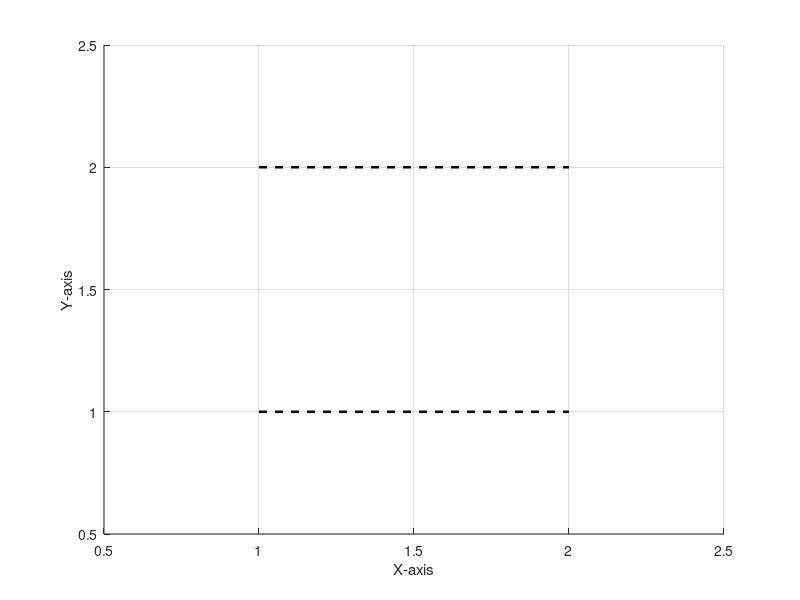

Write MATLAB code to recreate this figure. (Note: this script raises an error after producing the figure.)
% Simple Reinforcement Learning for a Mobile Robot with 3D Movement (Live Movement)

% Environment parameters
numStatesX = 2; % Number of states in the x-axis
numStatesY = 2; % Number of states in the y-axis
numStatesZ = 2; % Number of states in the z-axis
numActions = 6;  % Number of actions (move up, move down, move left, move right, move forward, move backward)

% Q-table initialization
Q = zeros(numStatesX, numStatesY, numStatesZ, numActions);

% Parameters
alpha = 0.1;    % Learning rate
gamma = 0.9;    % Discount factor
epsilon = 0.1;  % Exploration-exploitation trade-off

% Training episodes
numEpisodes = 100;

% Plotting setup
figure;
axis([0.5 numStatesX+0.5 0.5 numStatesY+0.5 0.5 numStatesZ+0.5]);
xlabel('X-axis');
ylabel('Y-axis');
zlabel('Z-axis');
grid on;
hold on;

% Plot the boundaries of the cube
plot3([1 1 1 1 1; numStatesX numStatesX numStatesX numStatesX numStatesX], ...
      [1 numStatesY numStatesY 1 1; 1 numStatesY numStatesY 1 1], ...
      [1 1 numStatesZ numStatesZ 1; 1 1 numStatesZ numStatesZ 1], 'k--', 'LineWidth', 1.5);

for episode = 1:numEpisodes
    % Initialize the state (x, y, z)
    stateX = randi(numStatesX);
    stateY = randi(numStatesY);
    stateZ = randi(numStatesZ);
    
    % Choose action using epsilon-greedy policy
    if rand() < epsilon
        action = randi([1, numActions]); % Exploration
    else
        [~, action] = max(Q(stateX, stateY, stateZ, 1:numActions)); % Exploitation
    end
    
    % Take the chosen action and observe the new state
    [nextStateX, nextStateY, nextStateZ] = updateState(stateX, stateY, stateZ, action, numStatesX, numStatesY, numStatesZ);
    
    % Calculate reward (e.g., positive for staying within the cube)
    reward = calculateReward(nextStateX, nextStateY, nextStateZ, numStatesX, numStatesY, numStatesZ);
    
    % Update Q-value using the Q-learning update rule
    Q(stateX, stateY, stateZ, action) = Q(stateX, stateY, stateZ, action) + alpha * (reward + gamma * max(Q(nextStateX, nextStateY, nextStateZ, 1:numActions)) - Q(stateX, stateY, stateZ, action));
    
    % Move to the next state
    stateX = nextStateX;
    stateY = nextStateY;
    stateZ = nextStateZ;
    
    % Plot the current state of the robot
    plot3(stateX, stateY, stateZ, 'bo', 'MarkerSize', 10, 'MarkerFaceColor', 'b');
    title(['3D Movement of the Mobile Robot - Episode ', num2str(episode)]);
    drawnow;
    pause(0.1); % Adjust the pause duration as needed
end

% Testing the learned policy for live movement within the cube
currentStateX = randi(numStatesX);
currentStateY = randi(numStatesY);
currentStateZ = randi(numStatesZ);

for step = 1:20
    [~, action] = max(Q(currentStateX, currentStateY, currentStateZ, 1:numActions));
    [currentStateX, currentStateY, currentStateZ] = updateState(currentStateX, currentStateY, currentStateZ, action, numStatesX, numStatesY, numStatesZ);
    
    % Ensure the robot stays within the cube boundaries
    currentStateX = max(1, min(numStatesX, currentStateX));
    currentStateY = max(1, min(numStatesY, currentStateY));
    currentStateZ = max(1, min(numStatesZ, currentStateZ));
    
    % Plot the current state of the robot
    plot3(currentStateX, currentStateY, currentStateZ, 'ro', 'MarkerSize', 10, 'MarkerFaceColor', 'r');
    title(['3D Movement of the Mobile Robot - Step ', num2str(step)]);
    drawnow;
    pause(0.5); % Adjust the pause duration as needed
end

function [nextStateX, nextStateY, nextStateZ] = updateState(stateX, stateY, stateZ, action, numStatesX, numStatesY, numStatesZ)
    % Function to update the state based on the chosen action
    % Assuming a simple grid movement for demonstration purposes
    % 1: up, 2: down, 3: left, 4: right, 5: forward, 6: backward
    nextStateX = stateX;
    nextStateY = stateY;
    nextStateZ = stateZ;

    if action == 1 % move up
        nextStateY = min(numStatesY, stateY + 1);
    elseif action == 2 % move down
        nextStateY = max(1, stateY - 1);
    elseif action == 3 % move left
        nextStateX = max(1, stateX - 1);
    elseif action == 4 % move right
        nextStateX = min(numStatesX, stateX + 1);
    elseif action == 5 % move forward
        nextStateZ = min(numStatesZ, stateZ + 1);
    elseif action == 6 % move backward
        nextStateZ = max(1, stateZ - 1);
    end
end

function reward = calculateReward(stateX, stateY, stateZ, numStatesX, numStatesY, numStatesZ)
    % Function to calculate the reward based on the new state
    % In this example, positive reward for staying within the cube
    if stateX >= 1 && stateX <= numStatesX && stateY >= 1 && stateY <= numStatesY && stateZ >= 1 && stateZ <= numStatesZ
        reward = 1;
    else
        reward = -1;
    end
end
